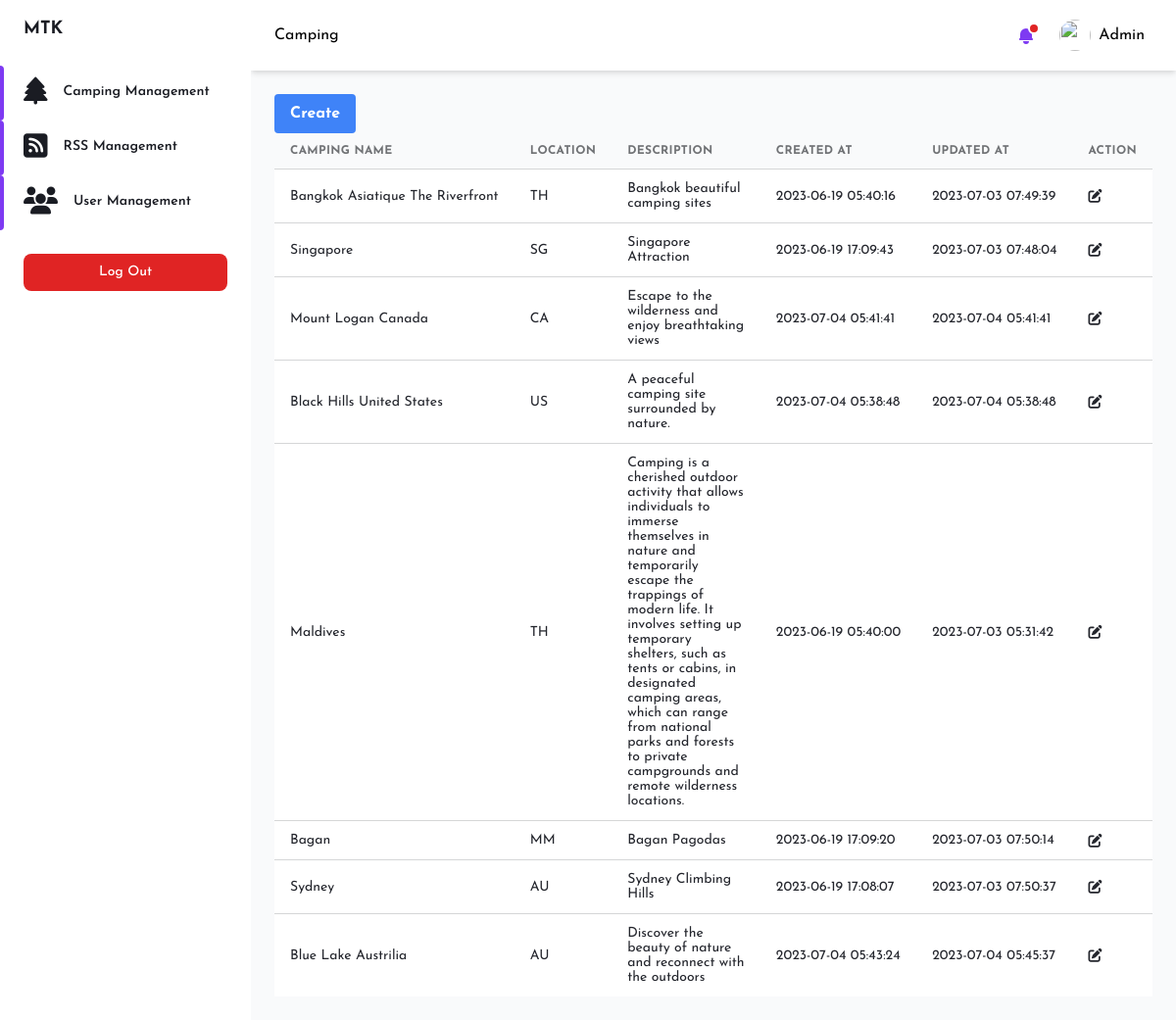
/pages/admin/camping.php (signed in), run on the app's committed database.
### tables this page shows
CREATE TABLE `users` (
  `id` int(11) NOT NULL,
  `username` varchar(100) NOT NULL,
  `password` varchar(100) NOT NULL,
  `name` varchar(100) DEFAULT NULL,
  `role` varchar(100) DEFAULT NULL,
  `remark` varchar(255) DEFAULT NULL,
  `created_at` timestamp NOT NULL DEFAULT CURRENT_TIMESTAMP,
  `updated_at` timestamp NOT NULL DEFAULT CURRENT_TIMESTAMP ON UPDATE CURRENT_TIMESTAMP
);

CREATE TABLE `camping_sites` (
  `id` varchar(100) NOT NULL,
  `name` varchar(100) NOT NULL,
  `location` varchar(100) DEFAULT NULL,
  `description` text,
  `image` text NOT NULL,
  `created_at` timestamp NOT NULL DEFAULT CURRENT_TIMESTAMP,
  `updated_at` timestamp NOT NULL DEFAULT CURRENT_TIMESTAMP ON UPDATE CURRENT_TIMESTAMP
);

### Controller/User.php (called while the page is built, shortened)
<?php
require_once("Query.php");
class User{
    private query $query;
    function __construct() {
        $this->query = new Query();
    }
    function getCurrentUserData($id) {
        $this->id = $id;
        $sql = "SELECT * FROM users WHERE id = '$this->id'";
        $this->user = $this->query->executeQuery($sql, CONST_GET);
        return json_encode($this->user);
    }
}
?>

### Controller/Query.php (called while the page is built, shortened)
<?php
require_once(CONST_BASE_PATH . "/db_connect.php");
class Query {
    private $conn;
    private array $response = [];
    public function __construct() {
        global $conn;
        $this->conn = $conn;
    }
    public function executeQuery($sql, $method) {
        $this->method = $method;
        if ($this->method === CONST_PUT) {
            $result = mysqli_query($this->conn, $sql);
            if ($result) {
                $this->response = [
                    'success' => true,
                    'message' => 'Updated successfully.'
                ];
            } else {
                $this->response = [
                    'success' => false,
                    'message' => 'Something went wrong.'
                ];
            }
            return $this->response;
        } else if ($this->method === CONST_GET) {
            $result = mysqli_query($this->conn, $sql);
            $data = mysqli_fetch_all($result, MYSQLI_ASSOC);
            return $data;
        } else if ($this->method === CONST_POST) {
            $result = mysqli_query($this->conn, $sql);
            if ($result) {
                $this->response = [
                    'success' => true,
                    'message' => 'Created successfully.'
                ];
            } else {
                $this->response = [
                    'success' => false,
                    'message' => 'Something went wrong.'
                ];
            }
            return $this->response;
        } else if ($this->method === CONST_DELETE) {
            $result = mysqli_query($this->conn, $sql);
            if ($result) {
                $this->response = [
                    'success' => true,
                    'message' => 'Deleted successfully.'
                ];
            } else {
                $this->response = [
                    'success' => false,
                    'message' => 'Something went wrong.'
                ];
            }
            return $this->response;
        }
    }
}
?>

### Controller/Camping.php (called while the page is built, shortened)
<?php
require_once("Query.php");
class Camping{
    private query $query;
    function __construct() {
        $this->query = new Query();
    }
    function getCampingData() {
        $sql = "SELECT * FROM camping_sites";
        $this->camping = $this->query->executeQuery($sql, CONST_GET);
        return json_encode($this->camping);
    }
}
?>

### pages/admin/camping.php (the view, shortened to what this page needs)
<?php
require_once("../../Controller/Camping.php");
require_once("../../Components/admin/headerAdmin.php");
require_once("../../Components/admin/adminNavbar.php");
$campingController = new Camping();
$campingInfos = $campingController->getCampingData();
$decodeCampingInfos = json_decode($campingInfos, true);
$tableHeading = array(
    "Camping Name",
    "Location",
    "Description",
    "Created At",
    "Updated At",
    "Action"
);
?>
<div class="container px-6 mx-auto grid p-6">
    <div class="w-full overflow-x-auto">
        <button class="bg-blue-500 hover:bg-blue-700 text-white font-bold py-2 px-4 rounded" onclick="location.href='create_camping.php'">Create</button>
        <table class="w-full whitespace-no-wrap">
            <thead>
                <tr
                    class="text-xs font-semibold tracking-wide text-left text-gray-500 uppercase border-b dark:border-gray-700 bg-gray-50 dark:text-gray-400 dark:bg-gray-800"
                >
                    <?php foreach ($tableHeading as $tHead) { ?>
                        <th class="px-4 py-3">
                            <?php echo $tHead; ?>
                        </th>
                    <?php } ?>
                </tr>
            </thead>
            <tbody
                class="bg-white divide-y dark:divide-gray-700 dark:bg-gray-800"
            >
                <?php foreach ($decodeCampingInfos as $camping) { ?>
                    <form action="<?php echo CONST_BASE_URL; ?>/pages/admin/update_camping.php" method="POST">
                        <tr class="text-gray-700 dark:text-gray-400">
                            <td class="px-4 py-3 text-sm">
                                <?php echo $camping['name']; ?>
                            </td>
                            <td class="px-4 py-3 text-sm">
                                <?php echo $camping['location']; ?>
                            </td>
                            <td class="px-4 py-3 text-sm text-wrap">
                                <?php echo $camping['description']; ?>
                            </td>
                            <td class="px-4 py-3 text-sm">
                                <?php echo $camping['created_at']; ?>
                            </td>
                            <td class="px-4 py-3 text-sm">
                                <?php echo $camping['updated_at']; ?>
                            </td>
                            <td class="px-4 py-3 text-sm">
                                <button
                                    type="submit"
                                >
                                    <i class="fa-solid fa-pen-to-square"></i>
                                </button>
                            </td>
                        </tr>
                    </form>
                <?php } ?>
            </tbody>
        </table>
    </div>
</div>
</div>
</div>
<?php
require_once("../../Components/admin/footerAdmin.php");
?>

### Components/admin/adminNavbar.php (shortened to what this page needs)
<?php
require_once("../../Controller/User.php");
$user_id = $_SESSION['user_id'];
$user = new User();
$getCurrentUser = $user->getCurrentUserData($user_id);
$decodeUserData = json_decode($getCurrentUser, true);
$navbarArr = array(
    array(
        "name" => "Camping Management",
        "icon" => "fa-solid fa-tree fa-2x",
        "path" => CONST_BASE_URL .'/pages/admin/camping.php'
    ),
    array(
        "name" => "RSS Management",
        "icon" => "fa-solid fa-square-rss fa-2x",
        "path" =>  CONST_BASE_URL . '/pages/admin/rss.php'
    ),
    array(
        "name" => "User Management",
        "icon" => "fa-solid fa-users fa-2x",
        "path" =>  CONST_BASE_URL . '/pages/admin/user.php'
    )
);
$curPageName = substr($_SERVER["SCRIPT_NAME"], strrpos($_SERVER["SCRIPT_NAME"], "/") + 1);
$curPageName = str_replace('.php', '', $curPageName);
$curPageName = str_replace('_', ' ', $curPageName);
$curPageName = ucwords($curPageName);
?>
<div
    id="desktop-sidebar"
    class="flex h-screen bg-gray-50 dark:bg-gray-900"
>
    <aside
        class="z-20 hidden w-64 overflow-y-auto bg-white dark:bg-gray-800 md:block flex-shrink-0"
    >
        <div class="py-4 text-gray-500 dark:text-gray-400">
            <a
                class="ml-6 text-lg font-bold text-gray-800 dark:text-gray-200"
                href="#"
            >
                MTK
            </a>
            <ul class="mt-6">
                <?php foreach($navbarArr as $navbar) { ?>
                    <li class="relative px-6 py-3">
                        <span
                        class="absolute inset-y-0 left-0 w-1 bg-purple-600 rounded-tr-lg rounded-br-lg"
                        aria-hidden="true"
                        ></span>
                        <a
                            class="inline-flex items-center w-full text-sm font-semibold text-gray-800 transition-colors duration-150 hover:text-gray-800 dark:hover:text-gray-200 dark:text-gray-100"
                            href="<?php echo $navbar['path']; ?>"
                        >
                            <i class="<?php echo $navbar['icon']; ?>"></i>
                            <span class="ml-4"><?php echo $navbar['name']; ?></span>
                        </a>
                    </li>
                <?php } ?>
            </ul>
            <div class="px-6 my-6">
                <form action="<?php echo CONST_BASE_URL . '/Auth/destroy_session.php'; ?>" method="POST">
                    <input
                        type="submit"
                        class="flex items-center justify-between w-full px-4 py-2 text-sm font-medium leading-5 text-white transition-colors duration-150 bg-red-600 border border-transparent rounded-lg active:bg-red-600 hover:bg-red-700 focus:outline-none focus:shadow-outline-purple"
                        value="Log Out"
                    />
                </form>
            </div>
        </div>
    </aside>
    <div class="flex flex-col flex-1 w-full">
        <header class="z-10 py-4 bg-white shadow-md dark:bg-gray-800">
            <div
                class="container flex items-center justify-between h-full px-6 mx-auto text-purple-600 dark:text-purple-300"
            >
            <h3 class="text-dark">
                <?php echo $curPageName; ?>
            </h3>
            <ul class="flex items-center flex-shrink-0 space-x-6">
                <li class="relative">
                    <button
                        class="relative align-middle rounded-md focus:outline-none focus:shadow-outline-purple"
                        @click="toggleNotificationsMenu"
                        @keydown.escape="closeNotificationsMenu"
                        aria-label="Notifications"
                        aria-haspopup="true"
                    >
                        <svg
                            class="w-5 h-5"
                            aria-hidden="true"
                            fill="currentColor"
                            viewBox="0 0 20 20"
                        >
                            <path
                                d="M10 2a6 6 0 00-6 6v3.586l-.707.707A1 1 0 004 14h12a1 1 0 00.707-1.707L16 11.586V8a6 6 0 00-6-6zM10 18a3 3 0 01-3-3h6a3 3 0 01-3 3z"
                            ></path>
                        </svg>
                        <span
                            aria-hidden="true"
                            class="absolute top-0 right-0 inline-block w-3 h-3 transform translate-x-1 -translate-y-1 bg-red-600 border-2 border-white rounded-full dark:border-gray-800"
                        ></span>
                    </button>
                </li>
                <li class="relative">
                    <button
                        class="align-middle rounded-full focus:shadow-outline-purple focus:outline-none d-flex align-items-center"
                        @click="toggleProfileMenu"
                        @keydown.escape="closeProfileMenu"
                        aria-label="Account"
                        aria-haspopup="true"
                    >
                        <img
                            class="object-cover w-8 h-8 rounded-full"
                            src="https://images.unsplash.com/photo-1502378735452-bc7d86632805?ixlib=rb-0.3.5&q=80&fm=jpg&crop=entropy&cs=tinysrgb&w=200&fit=max&s=aa3a807e1bbdfd4364d1f449eaa96d82"
                            alt=""
                            aria-hidden="true"
                        />
                        <span class="text-black p-2"><?php echo $decodeUserData[0]['name']; ?></span>
                    </button>
                </li>
            </ul>
        </div>
    </header>
    <div class="h-full overflow-y-auto">

### assets/css/variable.css (style rules this page uses)
:root { --color-one: #fff; --color-two: #333; --color-three: red; --color-four: #ededed; --color-five: #F2DAD7; --color-six: #D1A39E; --color-seven: #CECDCA; --color-eight: #474545; --color-nine: #eaeaea; --bg-dark: #333; --gradient-one: rgba(0, 0, 0, .5); --gradient-two: rgba(0, 0, 0, .3); --text-white: #fff; --text-dark: #000; --heading-one: 4rem; --heading-two: 2rem; --heading-three: 1.5rem; --heading-four: 1.25rem; --heading-five: 1rem; --heading-six: .75rem; --margin-auto: auto; --margin-0: 0; --margin-1: 1rem; --margin-2: 2rem; --margin-3: 3rem; --margin-4: 4rem; --margin-5: 5rem; --margin-6: 6rem; --margin-left-3: 3rem; --margin-left-4: 4rem; --padding-0: 0; --padding-1: 1rem; --padding-2: 2rem; --padding-3: 3rem; --padding-4: 4rem; --padding-5: 5rem; --padding-6: 6rem; --font-size-small: 1rem; --font-size-medium: 1.5rem; --font-size-large: 2rem; --font-size-1: 1rem; --font-size-2: 1.25rem; --font-size-3: 1.75rem; --font-size-4: 2.25rem; --font-size-5: 2.5rem; --font-size-6: 2.75rem; --ease: all 0.3s ease-in-out; }

### assets/css/global.css (style rules this page uses)
.d-flex { display: flex; }
.align-items-center { align-items: center; }
.text-white { color: var(--text-white); }
.ml-4 { margin-left: var(--margin-left-4); }
.text-dark { color: var(--text-dark); }
.text-wrap { text-wrap: wrap !important }

### data on the page
users: name "Admin"
camping_sites: name "Bangkok Asiatique The Riverfront", location "TH", description "Bangkok beautiful camping sites", created_at "2023-06-19 05:40:16", updated_at "2023-07-03 07:49:39"
camping_sites: name "Singapore", location "SG", description "Singapore Attraction", created_at "2023-06-19 17:09:43", updated_at "2023-07-03 07:48:04"
camping_sites: name "Mount Logan Canada", location "CA", description "Escape to the wilderness and enjoy breathtaking views", created_at "2023-07-04 05:41:41", updated_at "2023-07-04 05:41:41"
camping_sites: name "Black Hills United States", location "US", description "A peaceful camping site surrounded by nature.", created_at "2023-07-04 05:38:48", updated_at "2023-07-04 05:38:48"
camping_sites: name "Maldives", location "TH", description "Camping is a cherished outdoor activity that allows individuals to immerse themselves in nature and temporarily escape the trappings of modern life. It involves setting up temporary shelters, such as tents or cabins, in designated camping areas, which can range from national parks and forests to private campgrounds and remote wilderness locations.", created_at "2023-06-19 05:40:00", updated_at "2023-07-03 05:31:42"
camping_sites: name "Bagan", location "MM", description "Bagan Pagodas", created_at "2023-06-19 17:09:20", updated_at "2023-07-03 07:50:14"
camping_sites: name "Sydney", location "AU", description "Sydney Climbing Hills", created_at "2023-06-19 17:08:07", updated_at "2023-07-03 07:50:37"
camping_sites: name "Blue Lake Austrilia", location "AU", description "Discover the beauty of nature and reconnect with the outdoors", created_at "2023-07-04 05:43:24", updated_at "2023-07-04 05:45:37"

### other printed values
$navbar['name'] "Camping Management"
$navbar['name'] "RSS Management"
$navbar['name'] "User Management"
$curPageName "Camping"
$tHead "CAMPING NAME"
$tHead "LOCATION"
$tHead "DESCRIPTION"
$tHead "CREATED AT"
$tHead "UPDATED AT"
$tHead "ACTION"
